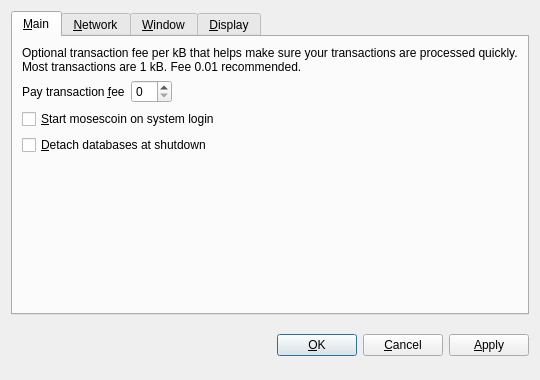
<?xml version="1.0" encoding="UTF-8"?>
<ui version="4.0">
 <class>OptionsDialog</class>
 <widget class="QDialog" name="OptionsDialog">
  <property name="geometry">
   <rect>
    <x>0</x>
    <y>0</y>
    <width>540</width>
    <height>380</height>
   </rect>
  </property>
  <property name="windowTitle">
   <string>Options</string>
  </property>
  <property name="modal">
   <bool>true</bool>
  </property>
  <layout class="QVBoxLayout" name="verticalLayout">
   <item>
    <widget class="QTabWidget" name="tabWidget">
     <property name="tabPosition">
      <enum>QTabWidget::North</enum>
     </property>
     <property name="currentIndex">
      <number>0</number>
     </property>
     <widget class="QWidget" name="tabMain">
      <attribute name="title">
       <string>&amp;Main</string>
      </attribute>
      <layout class="QVBoxLayout" name="verticalLayout_Main">
       <item>
        <widget class="QLabel" name="transactionFeeInfoLabel">
         <property name="text">
          <string>Optional transaction fee per kB that helps make sure your transactions are processed quickly. Most transactions are 1 kB. Fee 0.01 recommended.</string>
         </property>
         <property name="textFormat">
          <enum>Qt::PlainText</enum>
         </property>
         <property name="wordWrap">
          <bool>true</bool>
         </property>
        </widget>
       </item>
       <item>
        <layout class="QHBoxLayout" name="horizontalLayout_Main">
         <item>
          <widget class="QLabel" name="transactionFeeLabel">
           <property name="text">
            <string>Pay transaction &amp;fee</string>
           </property>
           <property name="textFormat">
            <enum>Qt::PlainText</enum>
           </property>
           <property name="buddy">
            <cstring>transactionFee</cstring>
           </property>
          </widget>
         </item>
         <item>
          <widget class="BitcoinAmountField" name="transactionFee"/>
         </item>
         <item>
          <spacer name="horizontalSpacer_Main">
           <property name="orientation">
            <enum>Qt::Horizontal</enum>
           </property>
           <property name="sizeHint" stdset="0">
            <size>
             <width>40</width>
             <height>20</height>
            </size>
           </property>
          </spacer>
         </item>
        </layout>
       </item>
       <item>
        <widget class="QCheckBox" name="bitcoinAtStartup">
         <property name="toolTip">
          <string>Automatically start mosescoin after logging in to the system.</string>
         </property>
         <property name="text">
          <string>&amp;Start mosescoin on system login</string>
         </property>
        </widget>
       </item>
       <item>
        <widget class="QCheckBox" name="detachDatabases">
         <property name="toolTip">
          <string>Detach block and address databases at shutdown. This means they can be moved to another data directory, but it slows down shutdown. The wallet is always detached.</string>
         </property>
         <property name="text">
          <string>&amp;Detach databases at shutdown</string>
         </property>
        </widget>
       </item>
       <item>
        <spacer name="verticalSpacer_Main">
         <property name="orientation">
          <enum>Qt::Vertical</enum>
         </property>
         <property name="sizeHint" stdset="0">
          <size>
           <width>20</width>
           <height>40</height>
          </size>
         </property>
        </spacer>
       </item>
      </layout>
     </widget>
     <widget class="QWidget" name="tabNetwork">
      <attribute name="title">
       <string>&amp;Network</string>
      </attribute>
      <layout class="QVBoxLayout" name="verticalLayout_Network">
       <item>
        <widget class="QCheckBox" name="mapPortUpnp">
         <property name="toolTip">
          <string>Automatically open the mosescoin client port on the router. This only works when your router supports UPnP and it is enabled.</string>
         </property>
         <property name="text">
          <string>Map port using &amp;UPnP</string>
         </property>
        </widget>
       </item>
       <item>
        <widget class="QCheckBox" name="connectSocks">
         <property name="toolTip">
          <string>Connect to the mosescoin network through a SOCKS proxy (e.g. when connecting through Tor).</string>
         </property>
         <property name="text">
          <string>&amp;Connect through SOCKS proxy:</string>
         </property>
        </widget>
       </item>
       <item>
        <layout class="QHBoxLayout" name="horizontalLayout_Network">
         <item>
          <widget class="QLabel" name="proxyIpLabel">
           <property name="text">
            <string>Proxy &amp;IP:</string>
           </property>
           <property name="textFormat">
            <enum>Qt::PlainText</enum>
           </property>
           <property name="buddy">
            <cstring>proxyIp</cstring>
           </property>
          </widget>
         </item>
         <item>
          <widget class="QValidatedLineEdit" name="proxyIp">
           <property name="maximumSize">
            <size>
             <width>140</width>
             <height>16777215</height>
            </size>
           </property>
           <property name="toolTip">
            <string>IP address of the proxy (e.g. 127.0.0.1)</string>
           </property>
          </widget>
         </item>
         <item>
          <widget class="QLabel" name="proxyPortLabel">
           <property name="text">
            <string>&amp;Port:</string>
           </property>
           <property name="textFormat">
            <enum>Qt::PlainText</enum>
           </property>
           <property name="buddy">
            <cstring>proxyPort</cstring>
           </property>
          </widget>
         </item>
         <item>
          <widget class="QLineEdit" name="proxyPort">
           <property name="maximumSize">
            <size>
             <width>55</width>
             <height>16777215</height>
            </size>
           </property>
           <property name="toolTip">
            <string>Port of the proxy (e.g. 9050)</string>
           </property>
          </widget>
         </item>
         <item>
          <widget class="QLabel" name="socksVersionLabel">
           <property name="text">
            <string>SOCKS &amp;Version:</string>
           </property>
           <property name="textFormat">
            <enum>Qt::PlainText</enum>
           </property>
           <property name="buddy">
            <cstring>socksVersion</cstring>
           </property>
          </widget>
         </item>
         <item>
          <widget class="QValueComboBox" name="socksVersion">
           <property name="toolTip">
            <string>SOCKS version of the proxy (e.g. 5)</string>
           </property>
          </widget>
         </item>
         <item>
          <spacer name="horizontalSpacer_Network">
           <property name="orientation">
            <enum>Qt::Horizontal</enum>
           </property>
           <property name="sizeHint" stdset="0">
            <size>
             <width>40</width>
             <height>20</height>
            </size>
           </property>
          </spacer>
         </item>
        </layout>
       </item>
       <item>
        <spacer name="verticalSpacer_Network">
         <property name="orientation">
          <enum>Qt::Vertical</enum>
         </property>
         <property name="sizeHint" stdset="0">
          <size>
           <width>20</width>
           <height>40</height>
          </size>
         </property>
        </spacer>
       </item>
      </layout>
     </widget>
     <widget class="QWidget" name="tabWindow">
      <attribute name="title">
       <string>&amp;Window</string>
      </attribute>
      <layout class="QVBoxLayout" name="verticalLayout_Window">
       <item>
        <widget class="QCheckBox" name="minimizeToTray">
         <property name="toolTip">
          <string>Show only a tray icon after minimizing the window.</string>
         </property>
         <property name="text">
          <string>&amp;Minimize to the tray instead of the taskbar</string>
         </property>
        </widget>
       </item>
       <item>
        <widget class="QCheckBox" name="minimizeOnClose">
         <property name="toolTip">
          <string>Minimize instead of exit the application when the window is closed. When this option is enabled, the application will be closed only after selecting Quit in the menu.</string>
         </property>
         <property name="text">
          <string>M&amp;inimize on close</string>
         </property>
        </widget>
       </item>
       <item>
        <spacer name="verticalSpacer_Window">
         <property name="orientation">
          <enum>Qt::Vertical</enum>
         </property>
         <property name="sizeHint" stdset="0">
          <size>
           <width>20</width>
           <height>40</height>
          </size>
         </property>
        </spacer>
       </item>
      </layout>
     </widget>
     <widget class="QWidget" name="tabDisplay">
      <attribute name="title">
       <string>&amp;Display</string>
      </attribute>
      <layout class="QVBoxLayout" name="verticalLayout_Display">
       <item>
        <layout class="QHBoxLayout" name="horizontalLayout_1_Display">
         <item>
          <widget class="QLabel" name="langLabel">
           <property name="text">
            <string>User Interface &amp;language:</string>
           </property>
           <property name="textFormat">
            <enum>Qt::PlainText</enum>
           </property>
           <property name="buddy">
            <cstring>lang</cstring>
           </property>
          </widget>
         </item>
         <item>
          <widget class="QValueComboBox" name="lang">
           <property name="toolTip">
            <string>The user interface language can be set here. This setting will take effect after restarting mosescoin.</string>
           </property>
          </widget>
         </item>
        </layout>
       </item>
       <item>
        <layout class="QHBoxLayout" name="horizontalLayout_2_Display">
         <item>
          <widget class="QLabel" name="unitLabel">
           <property name="text">
            <string>&amp;Unit to show amounts in:</string>
           </property>
           <property name="textFormat">
            <enum>Qt::PlainText</enum>
           </property>
           <property name="buddy">
            <cstring>unit</cstring>
           </property>
          </widget>
         </item>
         <item>
          <widget class="QValueComboBox" name="unit">
           <property name="toolTip">
            <string>Choose the default subdivision unit to show in the interface and when sending coins.</string>
           </property>
          </widget>
         </item>
        </layout>
       </item>
       <item>
        <widget class="QCheckBox" name="displayAddresses">
         <property name="toolTip">
          <string>Whether to show mosescoin addresses in the transaction list.</string>
         </property>
         <property name="text">
          <string>&amp;Display addresses in transaction list</string>
         </property>
        </widget>
       </item>
       <item>
        <widget class="QCheckBox" name="coinControlFeatures">
         <property name="toolTip">
          <string>Whether to show coin control features or not.</string>
         </property>
         <property name="text">
          <string>Display coin &amp;control features (experts only!)</string>
         </property>
        </widget>
       </item>
       <item>
        <spacer name="verticalSpacer_Display">
         <property name="orientation">
          <enum>Qt::Vertical</enum>
         </property>
         <property name="sizeHint" stdset="0">
          <size>
           <width>20</width>
           <height>40</height>
          </size>
         </property>
        </spacer>
       </item>
      </layout>
     </widget>
    </widget>
   </item>
   <item>
    <layout class="QHBoxLayout" name="horizontalLayout_Buttons">
     <item>
      <spacer name="horizontalSpacer_1">
       <property name="orientation">
        <enum>Qt::Horizontal</enum>
       </property>
       <property name="sizeHint" stdset="0">
        <size>
         <width>40</width>
         <height>48</height>
        </size>
       </property>
      </spacer>
     </item>
     <item>
      <widget class="QLabel" name="statusLabel">
       <property name="font">
        <font>
         <weight>75</weight>
         <bold>true</bold>
        </font>
       </property>
       <property name="text">
        <string/>
       </property>
       <property name="textFormat">
        <enum>Qt::PlainText</enum>
       </property>
       <property name="wordWrap">
        <bool>true</bool>
       </property>
      </widget>
     </item>
     <item>
      <spacer name="horizontalSpacer_2">
       <property name="orientation">
        <enum>Qt::Horizontal</enum>
       </property>
       <property name="sizeHint" stdset="0">
        <size>
         <width>40</width>
         <height>48</height>
        </size>
       </property>
      </spacer>
     </item>
     <item>
      <widget class="QPushButton" name="okButton">
       <property name="text">
        <string>&amp;OK</string>
       </property>
      </widget>
     </item>
     <item>
      <widget class="QPushButton" name="cancelButton">
       <property name="text">
        <string>&amp;Cancel</string>
       </property>
       <property name="autoDefault">
        <bool>false</bool>
       </property>
      </widget>
     </item>
     <item>
      <widget class="QPushButton" name="applyButton">
       <property name="text">
        <string>&amp;Apply</string>
       </property>
       <property name="autoDefault">
        <bool>false</bool>
       </property>
      </widget>
     </item>
    </layout>
   </item>
  </layout>
 </widget>
 <customwidgets>
  <customwidget>
   <class>BitcoinAmountField</class>
   <extends>QSpinBox</extends>
   <header>bitcoinamountfield.h</header>
  </customwidget>
  <customwidget>
   <class>QValueComboBox</class>
   <extends>QComboBox</extends>
   <header>qvaluecombobox.h</header>
  </customwidget>
  <customwidget>
   <class>QValidatedLineEdit</class>
   <extends>QLineEdit</extends>
   <header>qvalidatedlineedit.h</header>
  </customwidget>
 </customwidgets>
 <resources/>
 <connections/>
</ui>
